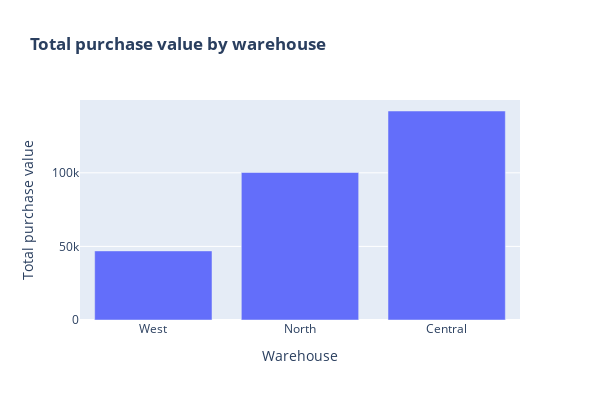

Here is the notebook cell this chart was saved with:
### Code cell
# Create bar chart
fig = px.bar(total_sales_warehouse,
             x="warehouse",
             y="total",
             title="<b>Total purchase value by warehouse</b>",
             labels={"warehouse": "Warehouse", "total": "Total purchase value"})

# Set size
fig.update_layout(width=600, height=400) 

# Show the plot
fig.show()

### Figure 1 — Plotly figure (JSON) as saved in the notebook; plotly's stock layout.template omitted (floating-point values rounded to 4 significant figures)
{"data": [{"alignmentgroup": "True", "hovertemplate": "Warehouse=%{x}<br>Total purchase value=%{y}<extra></extra>", "legendgroup": "", "marker": {"color": "#636efa", "pattern": {"shape": ""}}, "name": "", "offsetgroup": "", "orientation": "v", "showlegend": false, "textposition": "auto", "x": ["West", "North", "Central"], "xaxis": "x", "y": [46930.0, 100200.0, 142000.0], "yaxis": "y", "type": "bar"}], "layout": {"xaxis": {"anchor": "y", "domain": [0, 1], "title": {"text": "Warehouse"}}, "yaxis": {"anchor": "x", "domain": [0, 1], "title": {"text": "Total purchase value"}}, "legend": {"tracegroupgap": 0}, "title": {"text": "<b>Total purchase value by warehouse</b>"}, "barmode": "relative", "width": 600, "height": 400}}
